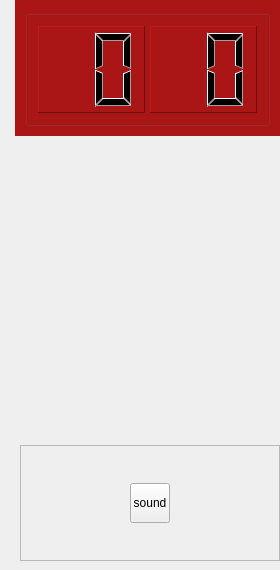
      <widget class="QFrame" name="Widget_bar_frame">
       <property name="minimumSize">
        <size>
         <width>280</width>
         <height>570</height>
        </size>
       </property>
       <property name="maximumSize">
        <size>
         <width>280</width>
         <height>570</height>
        </size>
       </property>
       <property name="frameShape">
        <enum>QFrame::Shape::NoFrame</enum>
       </property>
       <property name="frameShadow">
        <enum>QFrame::Shadow::Plain</enum>
       </property>
       <property name="lineWidth">
        <number>0</number>
       </property>
       <layout class="QVBoxLayout" name="verticalLayout">
        <property name="spacing">
         <number>10</number>
        </property>
        <property name="leftMargin">
         <number>15</number>
        </property>
        <property name="topMargin">
         <number>0</number>
        </property>
        <property name="rightMargin">
         <number>0</number>
        </property>
        <property name="bottomMargin">
         <number>0</number>
        </property>
        <item>
         <widget class="QWidget" name="_1Main_tab" native="true">
          <property name="enabled">
           <bool>true</bool>
          </property>
          <property name="sizePolicy">
           <sizepolicy hsizetype="Preferred" vsizetype="Preferred">
            <horstretch>0</horstretch>
            <verstretch>0</verstretch>
           </sizepolicy>
          </property>
          <property name="minimumSize">
           <size>
            <width>270</width>
            <height>136</height>
           </size>
          </property>
          <property name="maximumSize">
           <size>
            <width>270</width>
            <height>136</height>
           </size>
          </property>
          <property name="styleSheet">
           <string notr="true">background-color: rgb(170, 22, 22);</string>
          </property>
          <layout class="QVBoxLayout" name="verticalLayout_6">
           <property name="spacing">
            <number>5</number>
           </property>
           <property name="leftMargin">
            <number>10</number>
           </property>
           <property name="topMargin">
            <number>10</number>
           </property>
           <property name="rightMargin">
            <number>15</number>
           </property>
           <property name="bottomMargin">
            <number>10</number>
           </property>
           <item>
            <widget class="QGroupBox" name="Time_GB">
             <property name="title">
              <string/>
             </property>
             <property name="alignment">
              <set>Qt::AlignmentFlag::AlignCenter</set>
             </property>
             <layout class="QHBoxLayout" name="horizontalLayout_10">
              <property name="spacing">
               <number>5</number>
              </property>
              <property name="leftMargin">
               <number>10</number>
              </property>
              <property name="topMargin">
               <number>10</number>
              </property>
              <property name="rightMargin">
               <number>10</number>
              </property>
              <property name="bottomMargin">
               <number>10</number>
              </property>
              <item>
               <layout class="QHBoxLayout" name="HH">
                <item>
                 <widget class="QLCDNumber" name="HH_lcdN">
                  <property name="frameShape">
                   <enum>QFrame::Shape::Panel</enum>
                  </property>
                  <property name="frameShadow">
                   <enum>QFrame::Shadow::Raised</enum>
                  </property>
                  <property name="smallDecimalPoint">
                   <bool>false</bool>
                  </property>
                  <property name="digitCount">
                   <number>2</number>
                  </property>
                  <property name="mode">
                   <enum>QLCDNumber::Mode::Dec</enum>
                  </property>
                  <property name="segmentStyle">
                   <enum>QLCDNumber::SegmentStyle::Filled</enum>
                  </property>
                 </widget>
                </item>
               </layout>
              </item>
              <item>
               <layout class="QHBoxLayout" name="MM">
                <item>
                 <widget class="QLCDNumber" name="MM_lcdN">
                  <property name="frameShape">
                   <enum>QFrame::Shape::Panel</enum>
                  </property>
                  <property name="frameShadow">
                   <enum>QFrame::Shadow::Raised</enum>
                  </property>
                  <property name="smallDecimalPoint">
                   <bool>false</bool>
                  </property>
                  <property name="digitCount">
                   <number>2</number>
                  </property>
                  <property name="mode">
                   <enum>QLCDNumber::Mode::Dec</enum>
                  </property>
                  <property name="segmentStyle">
                   <enum>QLCDNumber::SegmentStyle::Filled</enum>
                  </property>
                 </widget>
                </item>
               </layout>
              </item>
             </layout>
            </widget>
           </item>
          </layout>
         </widget>
        </item>
        <item alignment="Qt::AlignmentFlag::AlignHCenter">
         <widget class="QWidget" name="_2Button_tab" native="true">
          <property name="sizePolicy">
           <sizepolicy hsizetype="Preferred" vsizetype="Preferred">
            <horstretch>0</horstretch>
            <verstretch>0</verstretch>
           </sizepolicy>
          </property>
          <property name="minimumSize">
           <size>
            <width>270</width>
            <height>136</height>
           </size>
          </property>
          <property name="maximumSize">
           <size>
            <width>270</width>
            <height>136</height>
           </size>
          </property>
         </widget>
        </item>
        <item alignment="Qt::AlignmentFlag::AlignHCenter">
         <widget class="QWidget" name="_3Settings_tab" native="true">
          <property name="sizePolicy">
           <sizepolicy hsizetype="Preferred" vsizetype="Preferred">
            <horstretch>0</horstretch>
            <verstretch>0</verstretch>
           </sizepolicy>
          </property>
          <property name="minimumSize">
           <size>
            <width>270</width>
            <height>136</height>
           </size>
          </property>
          <property name="maximumSize">
           <size>
            <width>270</width>
            <height>136</height>
           </size>
          </property>
         </widget>
        </item>
        <item alignment="Qt::AlignmentFlag::AlignHCenter|Qt::AlignmentFlag::AlignVCenter">
         <widget class="QWidget" name="_4Music_tab" native="true">
          <property name="sizePolicy">
           <sizepolicy hsizetype="Preferred" vsizetype="Preferred">
            <horstretch>0</horstretch>
            <verstretch>0</verstretch>
           </sizepolicy>
          </property>
          <property name="minimumSize">
           <size>
            <width>270</width>
            <height>136</height>
           </size>
          </property>
          <property name="maximumSize">
           <size>
            <width>270</width>
            <height>136</height>
           </size>
          </property>
          <property name="styleSheet">
           <string notr="true"/>
          </property>
          <layout class="QGridLayout" name="gridLayout_2">
           <property name="leftMargin">
            <number>5</number>
           </property>
           <property name="topMargin">
            <number>10</number>
           </property>
           <property name="rightMargin">
            <number>5</number>
           </property>
           <property name="bottomMargin">
            <number>10</number>
           </property>
           <property name="spacing">
            <number>0</number>
           </property>
           <item row="0" column="0">
            <widget class="QFrame" name="frame">
             <property name="frameShape">
              <enum>QFrame::Shape::StyledPanel</enum>
             </property>
             <layout class="QHBoxLayout" name="horizontalLayout_9">
              <property name="spacing">
               <number>5</number>
              </property>
              <property name="leftMargin">
               <number>5</number>
              </property>
              <property name="topMargin">
               <number>5</number>
              </property>
              <property name="rightMargin">
               <number>5</number>
              </property>
              <property name="bottomMargin">
               <number>5</number>
              </property>
              <item>
               <widget class="QToolButton" name="Sound_ToolB">
                <property name="sizePolicy">
                 <sizepolicy hsizetype="Preferred" vsizetype="Preferred">
                  <horstretch>0</horstretch>
                  <verstretch>0</verstretch>
                 </sizepolicy>
                </property>
                <property name="maximumSize">
                 <size>
                  <width>40</width>
                  <height>40</height>
                 </size>
                </property>
                <property name="text">
                 <string>sound</string>
                </property>
                <property name="iconSize">
                 <size>
                  <width>40</width>
                  <height>40</height>
                 </size>
                </property>
                <property name="checkable">
                 <bool>false</bool>
                </property>
               </widget>
              </item>
             </layout>
            </widget>
           </item>
          </layout>
         </widget>
        </item>
       </layout>
      </widget>
